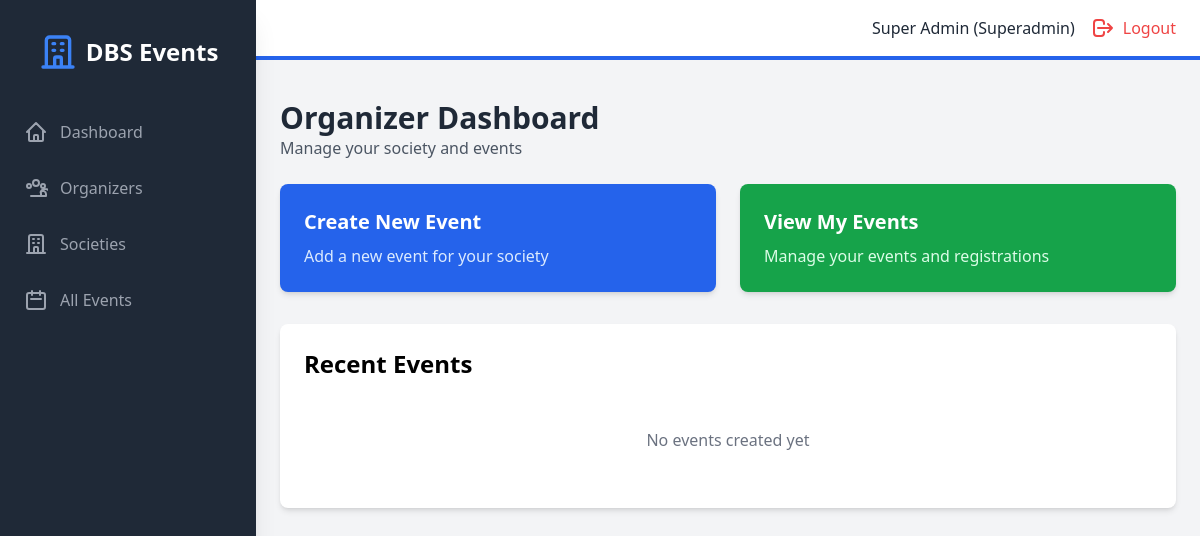
The app's page /organizer/dashboard (signed in), older data.
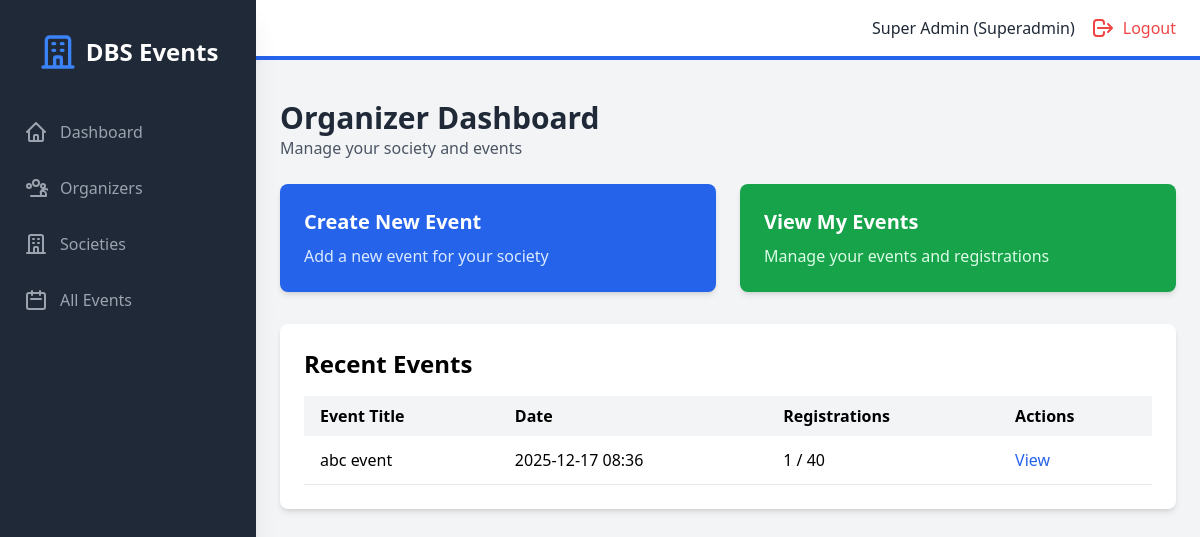
The same page, newer data.
### models.py (models this page shows, shortened)
class Event(db.Model):
    id = db.Column(db.Integer, primary_key=True)
    title = db.Column(db.String(200), nullable=False)
    description = db.Column(db.Text, nullable=True)
    event_date = db.Column(db.DateTime, nullable=False)
    location = db.Column(db.String(200), nullable=False)
    capacity = db.Column(db.Integer, nullable=False)
    is_paid = db.Column(db.Boolean, default=False)
    cost = db.Column(db.Float, default=0.0)
    society_id = db.Column(db.Integer, db.ForeignKey('society.id'), nullable=True)
    created_by = db.Column(db.Integer, db.ForeignKey('user.id'), nullable=False)
    created_at = db.Column(db.DateTime, default=datetime.utcnow)
    registrations = db.relationship('Registration', backref='event', lazy=True, cascade='all, delete-orphan')
    def get_registered_count(self):
        return len(self.registrations)

### backend/routes/organizer.py (the view)
@organizer_bp.route("/organizer/dashboard", endpoint="organizer_dashboard")
@organizer_required
def organizer_dashboard():
    society = Society.query.filter_by(society_head_id=current_user.id).first()
    my_events = Event.query.filter_by(created_by=current_user.id).order_by(
        Event.event_date.desc()
    ).all()
    return render_template("organizer/dashboard.html", society=society, my_events=my_events)

### backend/main.py (called while the page is built)
@login_manager.user_loader
def load_user(user_id):
    return User.query.get(int(user_id))

### frontend/templates/organizer/dashboard.html (shortened to what this page needs)
{% extends "base.html" %}
{% block auth_content %}
<div class="mb-6">
    <h1 class="text-3xl font-bold text-gray-800">Organizer Dashboard</h1>
    <p class="text-gray-600">Manage your society and events</p>
</div>
<div class="grid grid-cols-1 md:grid-cols-2 gap-6 mb-8">
    <a href="{{ url_for('organizer.organizer_add_event') }}" class="bg-blue-600 text-white rounded-lg shadow-md p-6 hover:bg-blue-700 transition">
        <h3 class="text-xl font-bold mb-2">Create New Event</h3>
        <p class="text-blue-100">Add a new event for your society</p>
    </a>
    <a href="{{ url_for('organizer.organizer_events') }}" class="bg-green-600 text-white rounded-lg shadow-md p-6 hover:bg-green-700 transition">
        <h3 class="text-xl font-bold mb-2">View My Events</h3>
        <p class="text-green-100">Manage your events and registrations</p>
    </a>
</div>
<div class="bg-white rounded-lg shadow-md p-6">
    <h2 class="text-2xl font-bold mb-4">Recent Events</h2>
    {% if my_events %}
    <div class="overflow-x-auto">
        <table class="w-full">
            <thead class="bg-gray-100">
                <tr>
                    <th class="px-4 py-2 text-left">Event Title</th>
                    <th class="px-4 py-2 text-left">Date</th>
                    <th class="px-4 py-2 text-left">Registrations</th>
                    <th class="px-4 py-2 text-left">Actions</th>
                </tr>
            </thead>
            <tbody>
                {% for event in my_events %}
                <tr class="border-b hover:bg-gray-50">
                    <td class="px-4 py-3">{{ event.title }}</td>
                    <td class="px-4 py-3">{{ event.event_date.strftime('%Y-%m-%d %H:%M') }}</td>
                    <td class="px-4 py-3">{{ event.get_registered_count() }} / {{ event.capacity }}</td>
                    <td class="px-4 py-3">
                        <a href="{{ url_for('registrations.view_registrations', event_id=event.id) }}" class="text-blue-600 hover:underline">View</a>
                    </td>
                </tr>
                {% endfor %}
            </tbody>
        </table>
    </div>
    {% else %}
    <p class="text-gray-500 text-center py-8">No events created yet</p>
    {% endif %}
</div>
{% endblock %}

Row changes from the older to the newer data that the page shows:
added Event: title "abc event", event_date "2025-12-17 08:36", get_registered_count "1", capacity "40"
Text that changed along with them:
text no longer shown: "No events created yet"
text now shown: "Event Title Date Registrations Actions"
